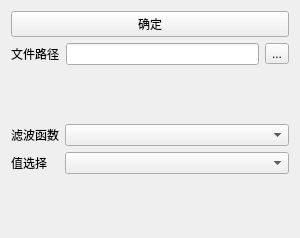
<?xml version="1.0" encoding="UTF-8"?>
<ui version="4.0">
 <class>Pre_show</class>
 <widget class="QWidget" name="Pre_show">
  <property name="geometry">
   <rect>
    <x>0</x>
    <y>0</y>
    <width>300</width>
    <height>238</height>
   </rect>
  </property>
  <property name="windowTitle">
   <string>Form</string>
  </property>
  <layout class="QVBoxLayout" name="verticalLayout" stretch="1,1,3">
   <item>
    <widget class="QPushButton" name="pushButton">
     <property name="text">
      <string>确定</string>
     </property>
    </widget>
   </item>
   <item>
    <layout class="QHBoxLayout" name="horizontalLayout_2">
     <item>
      <widget class="QLabel" name="label_3">
       <property name="text">
        <string>文件路径</string>
       </property>
      </widget>
     </item>
     <item>
      <widget class="QLineEdit" name="FilePath_lineEdit"/>
     </item>
     <item>
      <widget class="QToolButton" name="toolButton">
       <property name="text">
        <string>...</string>
       </property>
      </widget>
     </item>
    </layout>
   </item>
   <item>
    <layout class="QFormLayout" name="formLayout">
     <property name="labelAlignment">
      <set>Qt::AlignLeading|Qt::AlignLeft|Qt::AlignVCenter</set>
     </property>
     <property name="formAlignment">
      <set>Qt::AlignLeading|Qt::AlignLeft|Qt::AlignVCenter</set>
     </property>
     <item row="0" column="0">
      <widget class="QLabel" name="label">
       <property name="text">
        <string>滤波函数</string>
       </property>
      </widget>
     </item>
     <item row="0" column="1">
      <widget class="QComboBox" name="Pre_ComboBox"/>
     </item>
     <item row="1" column="0">
      <widget class="QLabel" name="label_2">
       <property name="text">
        <string>值选择</string>
       </property>
      </widget>
     </item>
     <item row="1" column="1">
      <widget class="QComboBox" name="Valchoose_ComboBox"/>
     </item>
    </layout>
   </item>
  </layout>
 </widget>
 <resources/>
 <connections/>
</ui>
